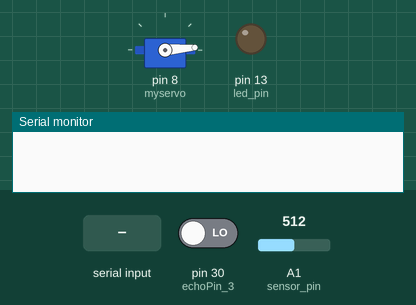
This sketch was run on a simulated Arduino Mega 2560, built with avr-gcc and run on an emulated ATmega2560. On the bench: servo, output pins drawn as LEDs (lit = HIGH), the last lines printed to the serial monitor. The test bench sets the inputs (shaded band); at power-on: A1 (sensor_pin) = 512, pin 30 (echoPin_3) LOW.

Above: at 1.2 s.
1.3 s: "up" received over Serial
At 3.4 s:
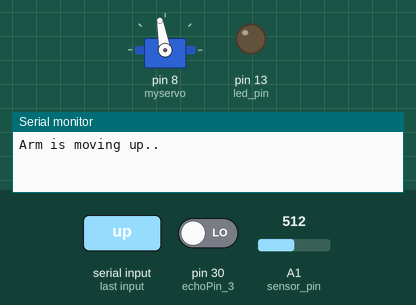
3.8 s: A1 (sensor_pin) set to 530
At 4.4 s:
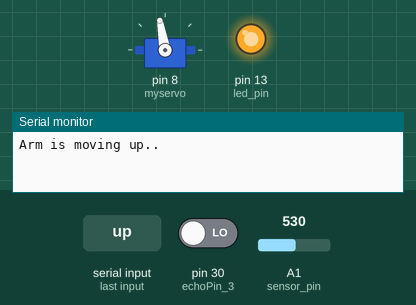
5.3 s: "down" received over Serial
At 7.5 s:
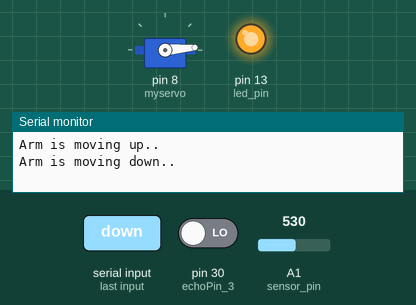
7.8 s: A1 (sensor_pin) set to 511
At 8.7 s:
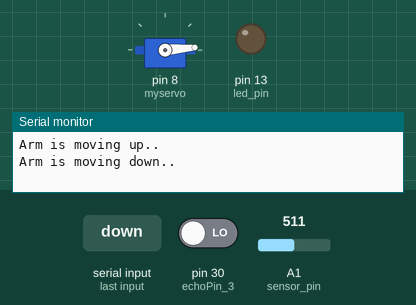
9.3 s: A1 (sensor_pin) set to 535
At 10.7 s:
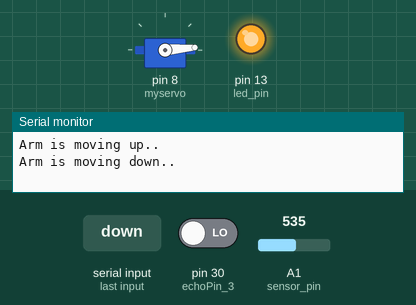
Timing chart, 0 to 12.0 s (numbered marks = the images above; inputs shaded):
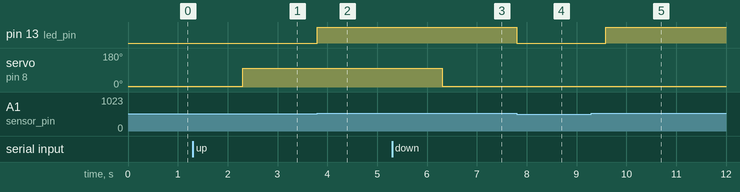

Measured:
- the behaviour switches between 512 and 513 on A1 (sensor_pin) (found by bisection; images 1 and 2)
- after the input at 1.3 s, servo on pin 8 (myservo): 5° → 100° after 1.0 s
- after the input at 3.8 s, pin 13 (led_pin): LOW → HIGH at once
- after the input at 5.3 s, servo on pin 8 (myservo): 100° → 5° after 1.0 s
- after the input at 7.8 s, pin 13 (led_pin): HIGH → LOW at once
- after the input at 9.3 s, pin 13 (led_pin): LOW → HIGH after 0.29 s

The sketch:

MY_TEST.ino
```cpp
#include <Servo.h> //for importing the servo

Servo myservo;  // creating a servo object to control the servo

int pos = 5;    // variable to store the servo position

//---ULTRA SONIC GLOBALS---
const int trigPin_1 = 24;
const int echoPin_1 = 28;
long duration_1;
int distance_1;
const int trigPin_2 = 42;
const int echoPin_2 = 46;
long duration_2;
int distance_2;
const int trigPin_3 = 26;
const int echoPin_3 = 30;
long duration_3;
int distance_3;
const int trigPin_4 = 44;
const int echoPin_4 = 48;
long duration_4;
int distance_4;
int distance=0;
//---END ULTRA SONIC GLOBALS

//---TEMP GLOBALS---
int ThermistorPin = 0;
int Vo;
float R1 = 400;
float logR2, R2, T, Tc, Tf;
float c1 = 230.82, c2 = -26.71;
//---END TEMP GLOBALS---

//---INPUTS---
String US,Pu,Pre,Ml,MR,Temp;
//---END INPUTS---


//---PULSE GLOBALS---
int sensor_pin = A1;

int led_pin = 13;

volatile int heart_rate;

volatile int analog_data;

volatile int time_between_beats = 600;

volatile boolean pulse_signal = false;

volatile int beat[10];         //heartbeat values will be sotred in this array

volatile int peak_value = 512;

volatile int trough_value = 512;

volatile int thresh = 525;

volatile int amplitude = 100;

volatile boolean first_heartpulse = true;

volatile boolean second_heartpulse = false;

volatile unsigned long samplecounter = 0;   //This counter will tell us the pulse timing

volatile unsigned long lastBeatTime = 0;
//---END PULSE GLOBALS---


void setup() {


  Serial.begin(9600);   //begin serial communication with speed (9600)<--can be changed.

  myservo.attach(8);  //attaches the servo on pin 8 to the servo object
  myservo.write(5); //sets servo degree to 5 degrees

  //---PULSE SETUP---
  pinMode(led_pin,OUTPUT);
  interruptSetup();
  //---END PULSE SETUP---

  pinMode(trigPin_1, OUTPUT); // Sets the trigPin as an Output for UltraSonic1
  pinMode(echoPin_1, INPUT);  // Sets the echoPin as an Input for UltraSonic1

}

void loop() {
  readUS();
}

//---Ultra Sonic block---
void readUS(){
// Clears the trigPin
digitalWrite(trigPin_3, LOW);
delayMicroseconds(2);

// Sets the trigPin on HIGH state for 10 micro seconds
digitalWrite(trigPin_3, HIGH);
delayMicroseconds(10);
digitalWrite(trigPin_3, LOW);

// Reads the echoPin, returns the sound wave travel time in microseconds
duration_3 = pulseIn(echoPin_3, HIGH);

// Calculating the distance
distance_3= duration_3*0.034/2;

//---End of ultraSonic block---

if(distance_3<=15){
//Serial.print("***WARNING!!! OBJECT IS GETTING CLOSER!!!***\n");
}

float avgTemp; //final result of Temp
int avgPulse; //final result of Pulse

String x=Serial.readString(); //start reading from Temp sensor

if(x=="up"){
      Serial.print("Arm is moving up..\n");
      myservo.write(pos=100);
  }

if(x=="temp"){
  //Serial.print("Measuring temperature..\n");
  for(int j=10;j>0;j--){
  Vo = analogRead(ThermistorPin);
  R2 = R1 * (1023.0 / (float)Vo - 1.0);
  logR2 = log(R2);
  Tc = (c1 + c2*logR2 );

  avgTemp+=Tc;

    delay(1000);
  }

  Serial.print("Temperature: ");
  Serial.print((avgTemp/10)+3);
  Serial.println(" C");


}

if(x=="down"){
        Serial.print("Arm is moving down..\n");
        myservo.write(pos=5);
}

if (x=="pulse")
{
//  Serial.print("Measuring pulse..\n");
  for(int i=10;i>0;i--){

 avgPulse+=heart_rate;

      delay(1000); //  take a break
  }

        Serial.print("Blood/Minute: ");

      Serial.println(avgPulse/10);

}
}


void interruptSetup()

{

  TCCR2A = 0x02;  // This will disable the PWM on pin 3 and 11

  OCR2A = 0X7C;   // This will set the top of count to 124 for the 500Hz sample rate

  TCCR2B = 0x06;  // DON'T FORCE COMPARE, 256 PRESCALER

  TIMSK2 = 0x02;  // This will enable interrupt on match between OCR2A and Timer

  sei();          // This will make sure that the global interrupts are enable

}


ISR(TIMER2_COMPA_vect)

{

  cli();

  analog_data = analogRead(sensor_pin);

  samplecounter += 2;

  int N = samplecounter - lastBeatTime;


  if(analog_data < thresh && N > (time_between_beats/5)*3)

    {

      if (analog_data < trough_value)

      {

        trough_value = analog_data;

      }

    }


  if(analog_data > thresh && analog_data > peak_value)

    {

      peak_value = analog_data;

    }


   if (N > 250)

  {

    if ( (analog_data > thresh) && (pulse_signal == false) && (N > (time_between_beats/5)*3) )

      {

        pulse_signal = true;

        digitalWrite(led_pin,HIGH);

        time_between_beats = samplecounter - lastBeatTime;

        lastBeatTime = samplecounter;


       if(second_heartpulse)

        {

          second_heartpulse = false;

          for(int i=0; i<=9; i++)

          {

            beat[i] = time_between_beats; //Filling the array with the heart beat values

          }

        }


        if(first_heartpulse)

        {

          first_heartpulse = false;

          second_heartpulse = true;

          sei();

          return;

        }


      word runningTotal = 0;


      for(int i=0; i<=8; i++)

        {

          beat[i] = beat[i+1];

          runningTotal += beat[i];

        }


      beat[9] = time_between_beats;

      runningTotal += beat[9];

      runningTotal /= 10;

      heart_rate = 60000/runningTotal;

    }

  }


  if (analog_data < thresh && pulse_signal == true)

    {

      digitalWrite(led_pin,LOW);

      pulse_signal = false;

      amplitude = peak_value - trough_value;

      thresh = amplitude/2 + trough_value;

      peak_value = thresh;

      trough_value = thresh;

    }


  if (N > 2500)

    {

      thresh = 512;

      peak_value = 512;

      trough_value = 512;

      lastBeatTime = samplecounter;

      first_heartpulse = true;

      second_heartpulse = false;

    }


  sei();

}
```
